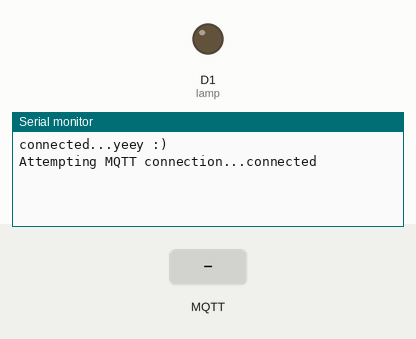
Simulated run of this program. Board: ESP8266 (Wemos D1 mini). Parts: output pins drawn as LEDs (lit = HIGH), the last lines printed to the serial monitor. The test bench sets the inputs (shaded band). WiFi joins after 1.5 s; servers stay silent unless stated; no MQTT or app messages arrive unless stated; not simulated (calls return 0 or success): secret.h.

Above: at 2.7 s.
2.8 s: MQTT message "room/lamp" arrives on the first subscribed topic
At 3.4 s:
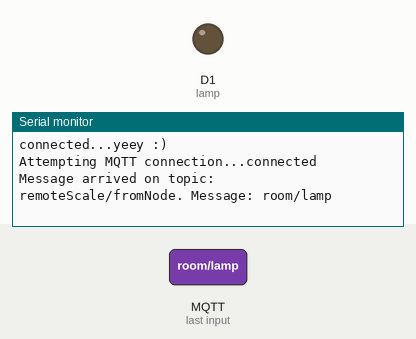
5.8 s: MQTT message "on" arrives on the first subscribed topic
At 6.8 s:
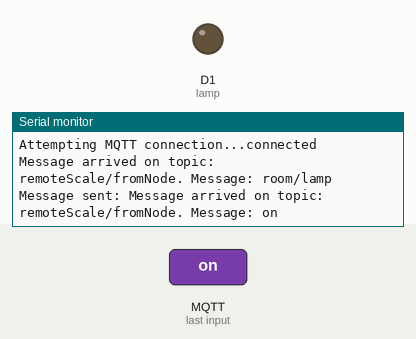
7.3 s: MQTT message "off" arrives on the first subscribed topic
At 8.0 s:
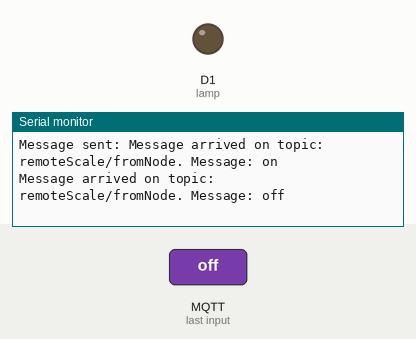

Measured:
- after the input at 2.8 s, the serial monitor: prints a new line at once (image 1)
- after the input at 5.8 s, the serial monitor: prints a new line at once (image 2)
- after the input at 7.3 s, the serial monitor: prints a new line at once (image 3)

The program:

main.cpp
```cpp
#include <Arduino.h>
#include <ESP8266WiFi.h> //https://github.com/esp8266/Arduino
//needed for library
#include <DNSServer.h>
#include <ESP8266WebServer.h>
#include <WiFiManager.h> //https://github.com/tzapu/WiFiManager
#include <PubSubClient.h>
#include <secret.h>

// Change the variable to your Raspberry Pi IP address, so it connects to your MQTT broker
const char *mqtt_server = secret_ip_mqtt;
// Initializes the espClient. You should change the espClient name if you have multiple ESPs running in your home automation system
WiFiClient espClient;
PubSubClient mqttclient(espClient);

WiFiManager wifiManager;

// Lamp - LED - GPIO 4 = D2 on ESP-12E NodeMCU board
const int lamp = D1;
unsigned long clock_prev_millis = 0;

// This functions is executed when some device publishes a message to a topic that your ESP8266 is subscribed to
// Change the function below to add logic to your program, so when a device publishes a message to a topic that
// your ESP8266 is subscribed you can actually do something
void callback(String topic, byte *message, unsigned int length)
{
  Serial.print("Message arrived on topic: ");
  Serial.print(topic);
  Serial.print(". Message: ");
  String messageTemp;

  for (int i = 0; i < length; i++)
  {
    Serial.print((char)message[i]);
    messageTemp += (char)message[i];
  }
  Serial.println();

  // Feel free to add more if statements to control more GPIOs with MQTT

  // If a message is received on the topic room/lamp, you check if the message is either on or off. Turns the lamp GPIO according to the message
  if (topic == "room/lamp")
  {
    Serial.print("Changing Room lamp to ");
    if (messageTemp == "on")
    {
      digitalWrite(lamp, HIGH);
      Serial.print("On");
    }
    else if (messageTemp == "off")
    {
      digitalWrite(lamp, LOW);
      Serial.print("Off");
    }
  }
  Serial.println();
}

// This functions reconnects your ESP8266 to your MQTT broker
// Change the function below if you want to subscribe to more topics with your ESP8266
void mqttReconnect()
{
  // Loop until we're reconnected
  while (!mqttclient.connected())
  {
    Serial.print("Attempting MQTT connection...");
    // Attempt to connect
    /*
     YOU MIGHT NEED TO CHANGE THIS LINE, IF YOU'RE HAVING PROBLEMS WITH MQTT MULTIPLE CONNECTIONS
     To change the ESP device ID, you will have to give a new name to the ESP8266.
     Here's how it looks:
       if (mqttclient.connect("ESP8266Client")) {
     You can do it like this:
       if (mqttclient.connect("ESP1_Office")) {
     Then, for the other ESP:
       if (mqttclient.connect("ESP2_Garage")) {
      That should solve your MQTT multiple connections problem
    */
    if (mqttclient.connect("ESP8266Client"))
    {
      Serial.println("connected");
      // Subscribe or resubscribe to a topic
      // You can subscribe to more topics (to control more LEDs in this example)
      mqttclient.subscribe("remoteScale/fromNode");
    }
    else
    {
      Serial.print("failed, rc=");
      Serial.print(mqttclient.state());
      Serial.println(" try again in 5 seconds");
      // Wait 5 seconds before retrying
      delay(5000);
    }
  }
}

void setup()
{
  /* ############################ WifiManager ############################################# */
  Serial.begin(115200);

  //reset saved settings
  //wifiManager.resetSettings();

  //set custom ip for portal
  //wifiManager.setAPStaticIPConfig(IPAddress(10,0,1,1), IPAddress(10,0,1,1), IPAddress(255,255,255,0));

  //fetches ssid and pass from eeprom and tries to connect
  //if it does not connect it starts an access point with the specified name
  //here  "AutoConnectAP"
  //and goes into a blocking loop awaiting configuration
  wifiManager.autoConnect("AutoConnectAP");
  //or use this for auto generated name ESP + ChipID
  //wifiManager.autoConnect();
  Serial.println("connected...yeey :)"); //if you get here you have connected to the WiFi

  pinMode(lamp, OUTPUT);
  digitalWrite(lamp, LOW);
  mqttclient.setServer(mqtt_server, 1883);
  mqttclient.setCallback(callback);
}

void loop()
{
  // put your main code here, to run repeatedly:
  if (!mqttclient.connected())
  {
    mqttReconnect();
  }
  if (!mqttclient.loop())
    mqttclient.connect("ESP8266Client");

  // Publishes to MQTT after period
  unsigned long clock_current_millis = millis();
  if (clock_current_millis - clock_prev_millis >= 5000)
  {
    mqttclient.publish("remoteScale/fromESP", "FromESPmini Yeah!!");
    Serial.print("Message sent: ");
    clock_prev_millis = clock_current_millis; // Remember the time
  }
}
```
